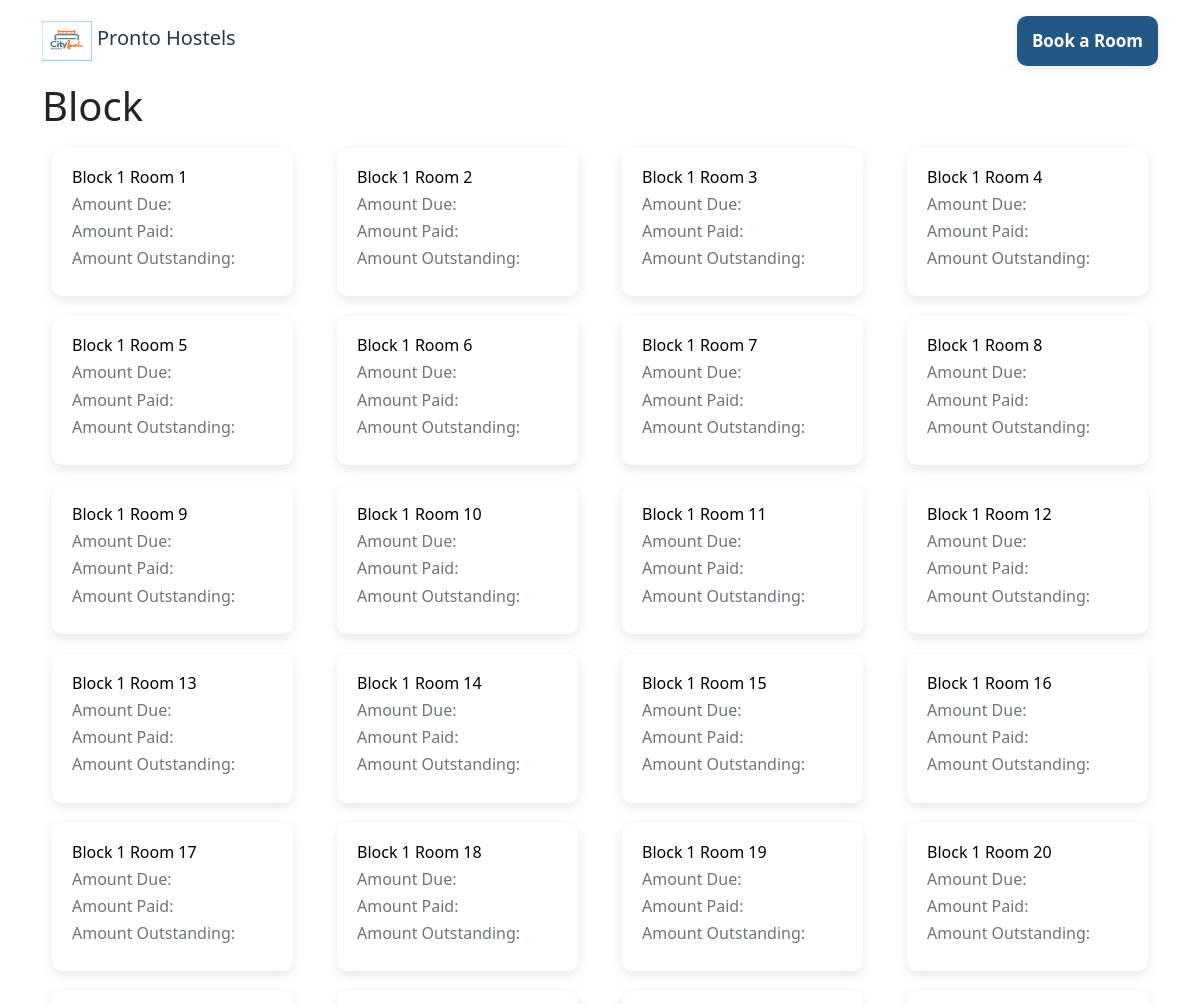
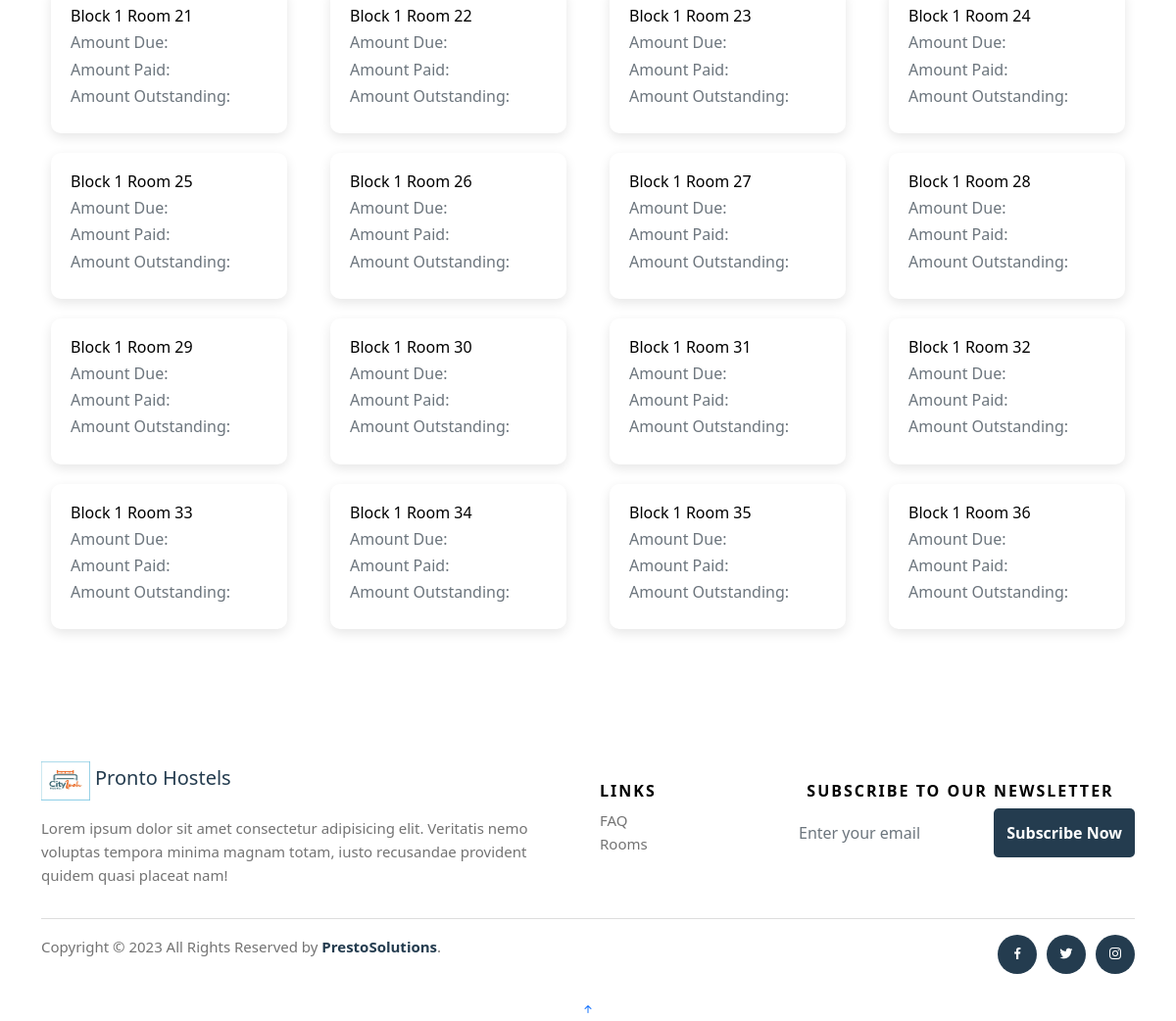
Page /allrooms/1 on the committed database (2 pictures, top to bottom).
### app.py (models this page shows)
class Room(db.Model):
    id = db.Column(db.Integer, primary_key=True)
    block = db.Column(db.String(), nullable=True)
    number = db.Column(db.Integer(), nullable=True)
    maxOccupancy = db.Column(db.Integer(), nullable = True)
    occupancyStatus = db.Column(db.String(), nullable = True)
    occupants = db.Column(db.Integer(), nullable = True)
    bedsAvailable = db.Column(db.Integer(), nullable = True)
    floor = db.Column(db.String(), nullable = True)
    tier = db.Column(db.String(), nullable = True)
    price = db.Column(db.Float(), nullable = True)
    roomtype = db.Column(db.String(), nullable = True)
    slots = db.Column(db.Integer(), nullable = True)
    space = db.Column(db.Boolean(), default=False)

### app.py (the view)
@app.route('/allrooms/<string:id>', methods=['GET', 'POST'])
def allrooms(id):
    block = id
    session["roomlocation"] = id
    allrooms = Room.query.filter_by(block=block).all()
    print(allrooms)
    return render_template('allrooms.html', rooms=allrooms, block=block)

### templates/allrooms.html
{% extends "layout.html" %}
{% block body %}
<div class="container">
    <h1>Block</h1>
    <div>
        <div class="row">
            {% for r in rooms %}
            <div class="col-md-3 col-6 " >
                <a class="answerCard" style="text-decoration: none; color: black;" href="{{url_for("payment", id=r.id)}}">
                    <div>
                        <h6>Block {{r.block}} Room {{r.number}} </h6>
                        <h6 class="text-muted">Amount Due: {{r.due}}</h6>
                        <h6 class="text-muted">Amount Paid: {{r.paid}}</h6>
                        <h6 class="text-muted">Amount Outstanding: {{r.outstanding}}</h6>
                    </div>
                </a>
                </div>
            {% endfor %}
        </div>
    </div>
</div>
{% endblock %}

### static/css/style.css (style rules this page uses)
h6 { margin-bottom: 0; }
a { text-decoration: none; color: #000; }
.answerCard { display: flex; padding: 20px; margin:10px; border: 1px solid rgb(209, 209, 209); border-radius: 10px; box-shadow: rgba(0, 0, 0, 0.1) 0px 4px 12px; border: none; cursor: pointer; }

### rows in the picture
Room: block "1", number "1"
Room: block "1", number "2"
Room: block "1", number "3"
Room: block "1", number "4"
Room: block "1", number "5"
Room: block "1", number "6"
Room: block "1", number "7"
Room: block "1", number "8"
Room: block "1", number "9"
Room: block "1", number "10"
Room: block "1", number "11"
Room: block "1", number "12"
Room: block "1", number "13"
Room: block "1", number "14"
Room: block "1", number "15"
Room: block "1", number "16"
Room: block "1", number "17"
Room: block "1", number "18"
Room: block "1", number "19"
Room: block "1", number "20"
Room: block "1", number "21"
Room: block "1", number "22"
Room: block "1", number "23"
Room: block "1", number "24"
Room: block "1", number "25"
Room: block "1", number "26"
Room: block "1", number "27"
Room: block "1", number "28"
Room: block "1", number "29"
Room: block "1", number "30"
Room: block "1", number "31"
Room: block "1", number "32"
Room: block "1", number "33"
Room: block "1", number "34"
Room: block "1", number "35"
Room: block "1", number "36"
